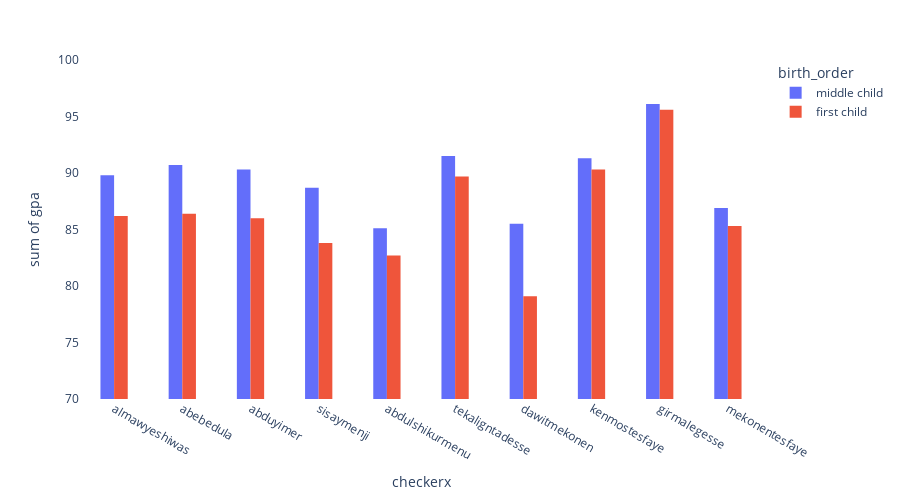

Notebook code for this chart:
### Code cell
fig = px.histogram(z, y="gpa", x="checkerx",
             color='birth_order', barmode='group',
             height=500)

fig.update_layout(plot_bgcolor="rgba(0,0,0,0)", bargap=0.6, yaxis_range=[70,100])

fig.show()

### Figure 1 — Plotly figure (JSON) as saved in the notebook; plotly's stock layout.template omitted (floating-point values rounded to 4 significant figures)
{"data": [{"alignmentgroup": "True", "bingroup": "x", "histfunc": "sum", "hovertemplate": "birth_order=middle child<br>checkerx=%{x}<br>sum of gpa=%{y}<extra></extra>", "legendgroup": "middle child", "marker": {"color": "#636efa", "pattern": {"shape": ""}}, "name": "middle child", "offsetgroup": "middle child", "orientation": "v", "showlegend": true, "type": "histogram", "x": ["almawyeshiwas", "abebedula", "abduyimer", "sisaymenji", "abdulshikurmenu", "tekaligntadesse", "dawitmekonen", "kenmostesfaye", "girmalegesse", "mekonentesfaye"], "xaxis": "x", "y": [89.8, 90.7, 90.3, 88.7, 85.1, 91.5, 85.5, 91.3, 96.1, 86.9], "yaxis": "y"}, {"alignmentgroup": "True", "bingroup": "x", "histfunc": "sum", "hovertemplate": "birth_order=first child<br>checkerx=%{x}<br>sum of gpa=%{y}<extra></extra>", "legendgroup": "first child", "marker": {"color": "#EF553B", "pattern": {"shape": ""}}, "name": "first child", "offsetgroup": "first child", "orientation": "v", "showlegend": true, "type": "histogram", "x": ["almawyeshiwas", "abebedula", "abduyimer", "sisaymenji", "abdulshikurmenu", "tekaligntadesse", "dawitmekonen", "kenmostesfaye", "girmalegesse", "mekonentesfaye"], "xaxis": "x", "y": [86.2, 86.4, 86, 83.8, 82.7, 89.7, 79.1, 90.3, 95.6, 85.3], "yaxis": "y"}], "layout": {"bargap": 0.6, "barmode": "group", "height": 500, "legend": {"title": {"text": "birth_order"}, "tracegroupgap": 0}, "margin": {"t": 60}, "plot_bgcolor": "rgba(0,0,0,0)", "xaxis": {"anchor": "y", "domain": [0, 1], "title": {"text": "checkerx"}}, "yaxis": {"anchor": "x", "domain": [0, 1], "range": [70, 100], "title": {"text": "sum of gpa"}}}}
